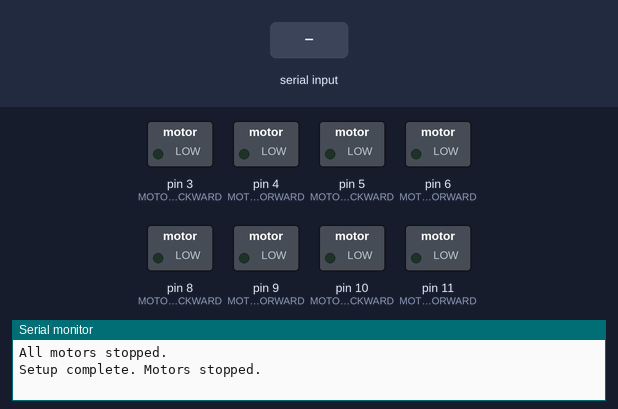
A sketch run on a simulated Arduino Pro Mini, built with avr-gcc and run on an emulated ATmega328P. Parts: switched loads named in the sketch (green lamp = pin HIGH), the last lines printed to the serial monitor. The inputs (shaded band) are chosen by the test bench.

Above: at 1.2 s.
1.3 s: "LF255\n" received over Serial
At 1.8 s:
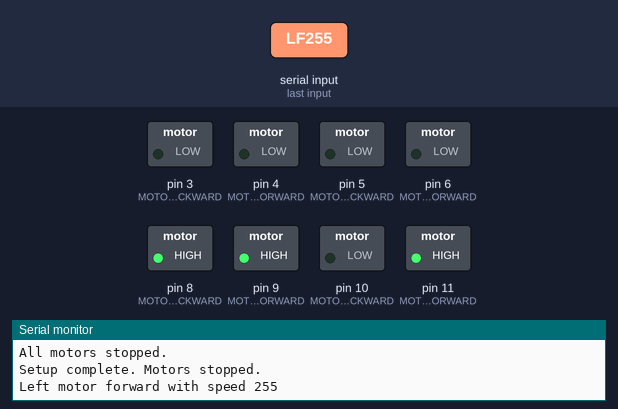
2.8 s: "90,45\n" received over Serial
4.3 s: "5\n" received over Serial
Timing chart, 0 to 7.3 s (numbered marks = the images above; inputs shaded):
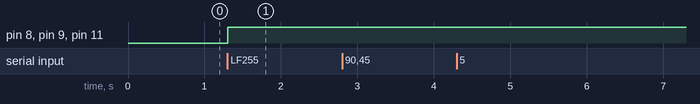

The sketch:

DriverController.ino
```cpp
#include <Wire.h>

#define MOTOR_LEFT_PWM_FORWARD 11
#define MOTOR_LEFT_PWM_BACKWARD 10
#define MOTOR_LEFT_EN_FORWARD 9
#define MOTOR_LEFT_EN_BACKWARD 8

#define MOTOR_RIGHT_PWM_FORWARD 6
#define MOTOR_RIGHT_PWM_BACKWARD 5
#define MOTOR_RIGHT_EN_FORWARD 4
#define MOTOR_RIGHT_EN_BACKWARD 3

#define I2C_ADDRESS 0x08  // I2C address for Arduino Pro Mini
#define MAX_INPUT_LENGTH 6  // Max length of input string (e.g., "LF255" = 5 characters + null terminator)

char inputString[MAX_INPUT_LENGTH];  // Buffer for incoming string
int inputIndex = 0;  // Current position in the buffer
bool inputComplete = false;  // Whether the input string is complete

void setup() {

  // Set motor control pins as outputs
  pinMode(MOTOR_LEFT_PWM_FORWARD, OUTPUT);
  pinMode(MOTOR_LEFT_PWM_BACKWARD, OUTPUT);
  pinMode(MOTOR_LEFT_EN_FORWARD, OUTPUT);
  pinMode(MOTOR_LEFT_EN_BACKWARD, OUTPUT);

  pinMode(MOTOR_RIGHT_PWM_FORWARD, OUTPUT);
  pinMode(MOTOR_RIGHT_PWM_BACKWARD, OUTPUT);
  pinMode(MOTOR_RIGHT_EN_FORWARD, OUTPUT);
  pinMode(MOTOR_RIGHT_EN_BACKWARD, OUTPUT);

  /*
// Set PWM frequency for Timer1 (pins 9 and 10)
  setPWMFrequency256(10); // Set to 122.55 Hz
  setPWMFrequency256(11); // Set to 122.55 Hz

  // Set PWM frequency for Timer0 (pins 5 and 6)
  setPWMFrequency256(5); // Set to 122.55 Hz
  setPWMFrequency256(6); // Set to 122.55 Hz
  */

  // Initialize I2C communication
  Wire.begin(I2C_ADDRESS);  // Join I2C bus with address
  Wire.onReceive(receiveEvent);  // Register event for data reception

  // Initialize Serial communication
  Serial.begin(9600);

  stopMotors();
  Serial.println("Setup complete. Motors stopped.");
}

void loop() {
  // Check if a complete string has been received via Serial
  if (inputComplete) {
    processInputString();
    inputComplete = false;
  }

  // Check for incoming serial data
  while (Serial.available()) {
    char inChar = (char)Serial.read();
    if (inChar == '\n' || inChar == '\r') {
      inputString[inputIndex] = '\0';  // Terminate the string
      inputComplete = true;
      inputIndex = 0;  // Reset index for the next command
    } else {
      if (inputIndex < MAX_INPUT_LENGTH - 1) {
        inputString[inputIndex++] = inChar;
      }
    }
  }
}

// Function to handle I2C data reception
void receiveEvent(int howMany) {
  if (howMany >= 3 && howMany < MAX_INPUT_LENGTH) {
    for (int i = 0; i < howMany; i++) {
      inputString[i] = Wire.read();
    }
    inputString[howMany] = '\0';  // Null-terminate the string
    processInputString();
  }
}

// Process the input string
void processInputString() {
  if (strlen(inputString) < 3) {
    Serial.println("Invalid input");
    return;  // Not a valid command
  }

  char motor = inputString[0];  // Motor identifier ('L' or 'R')
  char command = inputString[1];  // Command for motor ('F', 'B', 'S')
  int speed = atoi(&inputString[2]);  // Convert the rest of the string to an integer for speed

  // Validate motor and command
  if ((motor == 'L' || motor == 'R') && (command == 'F' || command == 'B' || command == 'S')) {
    processCommand(motor, command, speed);
  } else {
    Serial.println("Invalid command");
  }
}

// Process the command and send appropriate debug message
void processCommand(char motor, char command, int speed) {
  if (speed > 255) speed = 255;  // Cap speed at 255
  if (speed < 0) speed = 0;      // Ensure speed is non-negative

  if (motor == 'L') {
    controlLeftMotor(command, speed);
    Serial.print("Left motor ");
  } else if (motor == 'R') {
    controlRightMotor(command, speed);
    Serial.print("Right motor ");
  }

  switch (command) {
    case 'F':
      Serial.print("forward ");
      break;
    case 'B':
      Serial.print("backward ");
      break;
    case 'S':
      Serial.print("stopped ");
      break;
  }

  Serial.print("with speed ");
  Serial.println(speed);
}

void controlLeftMotor(char command, int speed) {
  switch (command) {
    case 'F':  // Forward
      //digitalWrite(MOTOR_LEFT_EN_FORWARD, HIGH);
      //digitalWrite(MOTOR_LEFT_EN_BACKWARD, LOW);
      digitalWrite(MOTOR_LEFT_EN_FORWARD, HIGH);
      digitalWrite(MOTOR_LEFT_EN_BACKWARD, HIGH);
      analogWrite(MOTOR_LEFT_PWM_BACKWARD, 0);
      delay(10);
      analogWrite(MOTOR_LEFT_PWM_FORWARD, speed);
      break;
    case 'B':  // Backward
      //digitalWrite(MOTOR_LEFT_EN_FORWARD, LOW);
      //digitalWrite(MOTOR_LEFT_EN_BACKWARD, HIGH);
      digitalWrite(MOTOR_LEFT_EN_FORWARD, HIGH);
      digitalWrite(MOTOR_LEFT_EN_BACKWARD, HIGH);
      analogWrite(MOTOR_LEFT_PWM_FORWARD, 0);
      delay(10);
      analogWrite(MOTOR_LEFT_PWM_BACKWARD, speed);
      break;
    case 'S':  // Stop
      digitalWrite(MOTOR_LEFT_EN_FORWARD, LOW);
      digitalWrite(MOTOR_LEFT_EN_BACKWARD, LOW);
      analogWrite(MOTOR_LEFT_PWM_FORWARD, 0);
      analogWrite(MOTOR_LEFT_PWM_BACKWARD, 0);
      break;
  }
}

void controlRightMotor(char command, int speed) {
  switch (command) {
    case 'F':  // Forward
      digitalWrite(MOTOR_RIGHT_EN_FORWARD, HIGH);
      digitalWrite(MOTOR_RIGHT_EN_BACKWARD, HIGH);
      //digitalWrite(MOTOR_RIGHT_EN_BACKWARD, LOW);
      analogWrite(MOTOR_RIGHT_PWM_BACKWARD, 0);
      delay(10);
      analogWrite(MOTOR_RIGHT_PWM_FORWARD, speed);

      break;
    case 'B':  // Backward
      //digitalWrite(MOTOR_RIGHT_EN_FORWARD, LOW);
      //digitalWrite(MOTOR_RIGHT_EN_BACKWARD, HIGH);
      digitalWrite(MOTOR_RIGHT_EN_FORWARD, HIGH);
      digitalWrite(MOTOR_RIGHT_EN_BACKWARD, HIGH);
      analogWrite(MOTOR_RIGHT_PWM_FORWARD, 0);
      delay(10);
      analogWrite(MOTOR_RIGHT_PWM_BACKWARD, speed);
      break;
    case 'S':  // Stop
      digitalWrite(MOTOR_RIGHT_EN_FORWARD, LOW);
      digitalWrite(MOTOR_RIGHT_EN_BACKWARD, LOW);
      analogWrite(MOTOR_RIGHT_PWM_FORWARD, 0);
      analogWrite(MOTOR_RIGHT_PWM_BACKWARD, 0);
      break;
  }
}

void stopMotors() {
  // Stop both motors
  controlLeftMotor('S', 0);
  controlRightMotor('S', 0);
  Serial.println("All motors stopped.");
}

// Function to set PWM frequency for a specific pin
void setPWMFrequency(int pin, int frequency) {
  int prescaler;
  if (frequency < 31)       prescaler = 0x05;  // Prescale = 1024
  else if (frequency < 62)  prescaler = 0x04;  // Prescale = 256
  else if (frequency < 250) prescaler = 0x03;  // Prescale = 64
  else if (frequency < 1000) prescaler = 0x02; // Prescale = 8
  else                     prescaler = 0x01;  // Prescale = 1 (no prescaling)

  // Set Timer1 to the desired frequency
  TCCR1B = TCCR1B & 0b11111000 | prescaler;

  int16_t topValue = (16000000 / (frequency * 2 * (1 << (prescaler - 1)))) - 1;
  ICR1 = topValue; // Set the TOP value for Timer1
  TCCR1A = (1 << COM1A1) | (1 << COM1B1) | (1 << WGM11);
  TCCR1B = (1 << WGM13) | (1 << WGM12) | (TCCR1B & 0b11111000 | prescaler);

  // Set Timer0 for PWM pins 5 and 6
  if (pin == 5 || pin == 6) {
    TCCR0B = (TCCR0B & 0b11111000) | prescaler;
  }
}

// Function to set PWM frequency for Timer1 and Timer0
void setPWMFrequency256(int pin) {
  // Set Timer1 for pins 9 and 10
  if (pin == 10 || pin == 11) {
    TCCR1B = (1 << WGM13) | (1 << WGM12) | (1 << CS12);  // Mode 14 (fast PWM), Prescaler 256
    ICR1 = 504;  // Set TOP value for 122.55 Hz
  }

  // Set Timer0 for pins 5 and 6
  if (pin == 5 || pin == 6) {
    TCCR0B = (TCCR0B & 0b11111000) | 0x04;  // Prescaler 256
    OCR0A = 124;  // Set TOP value for 122.55 Hz (for pins 5 and 6)
  }
}
```

Measured:
- after the input at 1.3 s, pin 8 (MOTOR_LEFT_EN_BACKWARD), pin 9 (MOTOR_LEFT_EN_FORWARD), pin 11 (MOTOR_LEFT_PWM_FORWARD): LOW → HIGH at once
